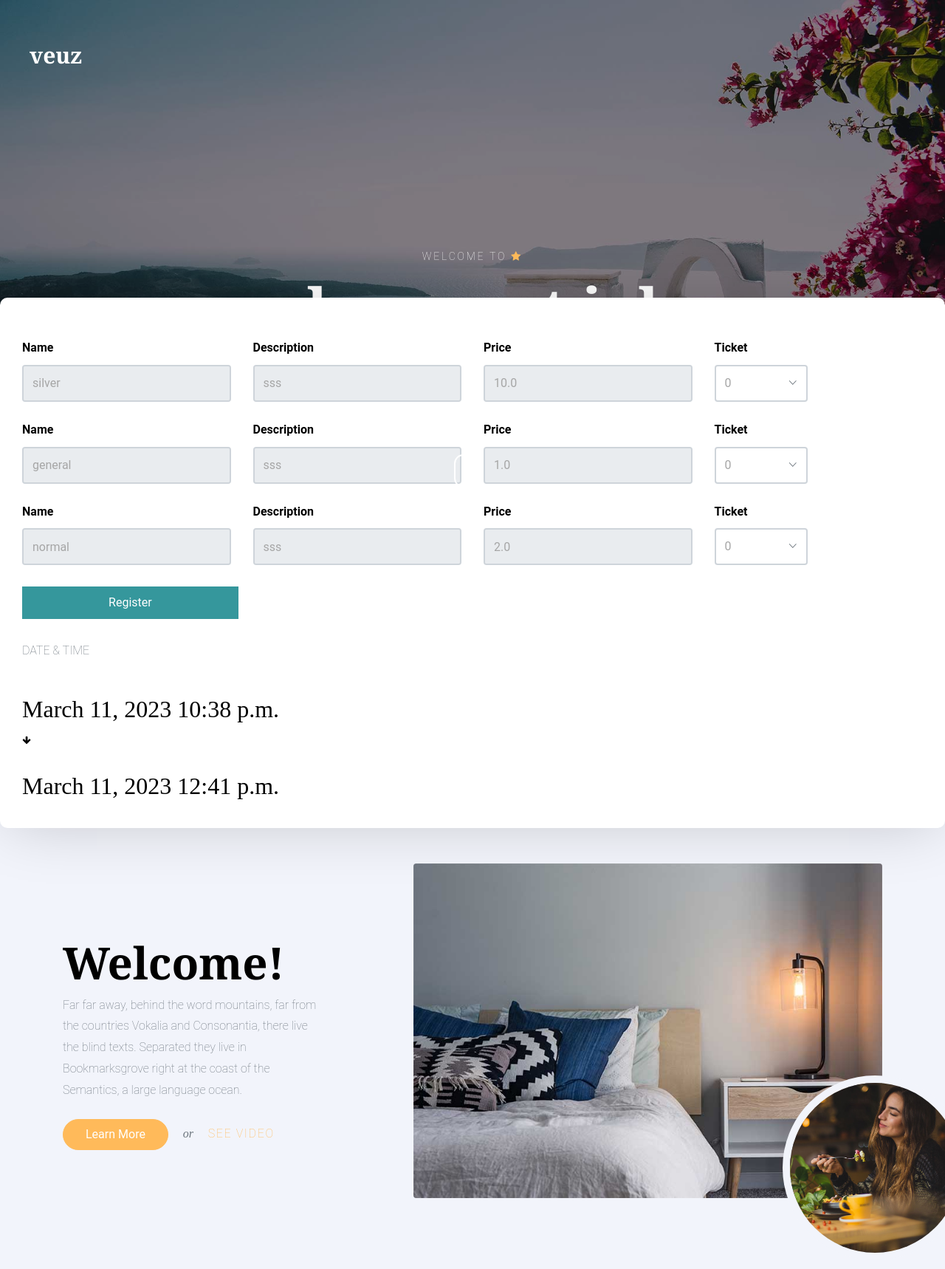
The app's page /event_website?slug=1-php-event-job with its own data.
### myapp/models.py (models this page shows, shortened)
class common(models.Model):  # COMM0N
    dt = models.DateField(auto_now=True)
    tm = models.TimeField(auto_now=True)
    updated = models.DateTimeField(default=timezone.now)
    status = models.CharField(max_length=255, null=True)
    created_by = models.ForeignKey(User,on_delete=models.CASCADE,related_name="%(app_label)s_%(class)s_ownership", null=True)
    class Meta:
        abstract = True

class event_Creation(common):
    name = models.CharField(max_length=25,null=True)
    start_date = models.DateField(null=True)
    start_time = models.TimeField(null=True)
    end_date = models.DateField(null=True)
    end_time = models.TimeField(null=True)
    image = models.FileField(upload_to='event_image',null=True)
    organizer = models.CharField(max_length=25,null=True)
    responsible = models.CharField(max_length=25,null=True)
    responsible_person_no = models.CharField(max_length=25,null=True)
    company = models.CharField(max_length=25,null=True)
    company_id = models.ForeignKey(company_Master,related_name='event_Creation_company_id',null=True,on_delete=models.CASCADE)
    venue = models.TextField(null=True)
    exhibition_map = models.FileField(upload_to='exhibition_map',null=True)
    limit_registrations = models.BooleanField(default=False)
    limit_registration_no = models.IntegerField(null=True)
    category_id = models.ForeignKey(event_Category,related_name='event_Creation_category_id',null=True,on_delete=models.CASCADE)
    slug = models.SlugField(max_length=255, unique=True)

class company_Master(models.Model):
    company_name = models.CharField(max_length=25,null=True)
    auth_user_id = models.ForeignKey(User,on_delete=models.CASCADE,related_name="company_Master_auth_id", null=True)

class Event_ticket(common):
    event_id = models.ForeignKey(event_Creation,related_name='Event_ticket_event_id',null=True,on_delete=models.CASCADE)
    name = models.CharField(max_length=25,null=True)
    description = models.CharField(max_length=25,null=True)
    product = models.CharField(max_length=25,null=True)
    price = models.FloatField(null=True)
    sale_start_dt = models.DateField(null=True)
    sale_end_dt =  models.DateField(null=True)
    maximum = models.IntegerField(null=True)
    confirmed = models.IntegerField(null=True)
    unconfirmed = models.IntegerField(null=True)

### myapp/views.py (the view)
# urls.py: path('event_website',views.event_website,name='event_website'),
def event_website(request):
    slug = request.GET.get("slug")
    print("slug::::",str(slug))
    data = event_Creation.objects.get(slug=slug)
    context = {
        'data':data,
        'slug':slug
    }
    return render(request,'event_website.html',context)

### myapp/templates/event_website.html (shortened to what this page needs)
<!DOCTYPE HTML>
{% load static %}
<html>
  <head>
    <link rel="stylesheet" href="../static/website/css/bootstrap.min.css">
    <link rel="stylesheet" href="../static/website/css/animate.css">
    <link rel="stylesheet" href="../static/website/css/owl.carousel.min.css">
    <link rel="stylesheet" href="../static/website/css/aos.css">
    <link rel="stylesheet" href="../static/website/css/bootstrap-datepicker.css">
    <link rel="stylesheet" href="../static/website/css/jquery.timepicker.css">
    <link rel="stylesheet" href="../static/website/css/fancybox.min.css">
    <link rel="stylesheet" href="fonts/ionicons/css/ionicons.min.css">
    <link rel="stylesheet" href="fonts/fontawesome/css/font-awesome.min.css">
    <link rel="stylesheet" href="../static/website/css/style.css">
  </head>
  <body>
    <header class="site-header js-site-header">
      <div class="container-fluid">
        <div class="row align-items-center">
          <div class="col-6 col-lg-4 site-logo" data-aos="fade"><a href="">{{data.company_id.company_name}}</a></div>
          <div class="col-6 col-lg-8">
          </div>
        </div>
      </div>
    </header>
    <section  class="site-hero overlay" style="background-image: url(../static/website/images/hero_4.jpg)" data-stellar-background-ratio="0.5">
      <div class="container">
        <div class="row site-hero-inner justify-content-center align-items-center">
          <div class="col-md-10 text-center" data-aos="fade-up">
            <span class="custom-caption text-uppercase text-white d-block  mb-3">Welcome To  <span class="fa fa-star text-primary"></span>   </span>
            <h1 class="heading">
            </h1>
          </div>
        </div>
      </div>
      <a class="mouse smoothscroll" href="#next">
        <div class="mouse-icon">
          <span class="mouse-wheel"></span>
        </div>
      </a>
    </section>
    <section class="section bg-light pb-0"  >
      <div class="container-fluid">
        <div class="row check-availabilty" id="next" style="    margin-top: -509px!important;">
          <div class="block-32" data-aos="fade-up" data-aos-offset="-200">
            <form action="#">
                {% for i in data.Event_ticket_event_id.all %}
              <div class="row mt-4">
                <div class="col-md-6 mb-3 mb-lg-0 col-lg-3">
                  <label for="checkin_date" class="font-weight-bold text-black">Name</label>
                  <div class="field-icon-wrap">
                    <input type="text" id="" readonly class="form-control" value="{{i.name}}">
                  </div>
                </div>
                <div class="col-md-6 mb-3 mb-lg-0 col-lg-3">
                  <label for="checkout_date" class="font-weight-bold text-black">Description</label>
                  <div class="field-icon-wrap">
                    <input type="text" id="" class="form-control" value="{{i.description}}" readonly>
                  </div>
                </div>
                <div class="col-md-6 mb-3 mb-lg-0 col-lg-3">
                    <label for="checkout_date" class="font-weight-bold text-black">Price</label>
                    <div class="field-icon-wrap">
                      <input type="text" id="" class="form-control" value="{{i.price}}" readonly>
                    </div>
                  </div>
                <div class="col-md-6 mb-3 mb-md-0 col-lg-3">
                  <div class="row">
                    <div class="col-md-6 mb-3 mb-md-0">
                      <label for="adults" class="font-weight-bold text-black">Ticket</label>
                      <div class="field-icon-wrap">
                        <div class="icon"><span class="ion-ios-arrow-down"></span></div>
                        <select name="acabados[]" id="adults" class="form-control" >
                          <option value="0">0</option>
                        </select>
                      </div>
                    </div>
                  </div>
                </div>
              </div>
{% endfor %}
<div class="mt-8">
    <br>
    <a style="width: 24%;
    border-radius: 0px;
    color: white;
    background: #35979c;
    border: none;"   class="btn btn-primary btn-block a-submit btn_reg" id="9">
                                Register
</a>
                            <br>
                            <p>DATE & TIME</p>
                            <br>
                            <h2>{{data.start_date}} {{data.start_time}}</h2>
                        <img style="    width: 1%;" src="../static/arrow.png">
                        <br> <br>
                        <h2>{{data.end_date}} {{data.end_time}}</h2>
</div>
            </form>
          </div>
        </div>
      </div>
    </section>
    <section class="py-5 bg-light">
      <div class="container">
        <div class="row align-items-center">
          <div class="col-md-12 col-lg-7 ml-auto order-lg-2 position-relative mb-5" data-aos="fade-up">
            <figure class="img-absolute">
              <img src="../static/website/images/food-1.jpg" alt="Image" class="img-fluid">
            </figure>
            <img src="../static/website/images/img_1.jpg" alt="Image" class="img-fluid rounded">
          </div>
          <div class="col-md-12 col-lg-4 order-lg-1" data-aos="fade-up">
            <h2 class="heading">Welcome!</h2>
            <p class="mb-4">Far far away, behind the word mountains, far from the countries Vokalia and Consonantia, there live the blind texts. Separated they live in Bookmarksgrove right at the coast of the Semantics, a large language ocean.</p>
            <p><a href="#" class="btn btn-primary text-white py-2 mr-3">Learn More</a> <span class="mr-3 font-family-serif"><em>or</em></span> <a href="https://vimeo.com/channels/staffpicks/93951774"  data-fancybox class="text-uppercase letter-spacing-1">See video</a></p>
          </div>
        </div>
      </div>
    </section>
  </body>
</html>

### myapp/static/website/css/style.css (style rules this page uses)
body { background: #fff; font-family: "Roboto", arial, sans-serif; font-weight: 200; font-size: 16px; line-height: 1.8; color: #6c757d; position: relative; }
a { -webkit-transition: .3s all ease; -o-transition: .3s all ease; transition: .3s all ease; text-decoration: none; }
h1, h2, h3, h4, h5 { color: #000; font-family: "Playfair Display", times, serif; }
.font-family-serif { font-family: "Playfair Display", times, serif; }
.bg-light { background: #f2f4fb !important; }
.container-fluid { max-width: 1600px; }
.btn { padding-left: 30px; padding-right: 30px; padding-top: 10px; padding-bottom: 10px; border-radius: 50px; }
.btn, .form-control { outline: none; -webkit-box-shadow: none !important; box-shadow: none !important; }
.form-control { -webkit-box-shadow: none !important; box-shadow: none !important; height: 50px; border-width: 2px; }
.site-header { position: fixed; top: 0; width: 100%; padding: 60px 0; z-index: 2; -webkit-transition: .3s all ease-in-out; -o-transition: .3s all ease-in-out; transition: .3s all ease-in-out; }
.site-logo { padding-left: 40px; }
.site-logo a { font-size: 30px; color: #fff; font-weight: bold; line-height: 1; font-family: "Playfair Display", times, serif; }
.site-hero { background-size: cover; height: 100vh; min-height: 700px; width: 100%; position: relative; }
.site-hero .heading { font-family: "Playfair Display", times, serif; font-weight: bold; }
.site-hero.overlay:before { background: rgba(0, 0, 0, 0.45); content: ""; position: absolute; height: 100vh; min-height: 700px; top: 0; left: 0; bottom: 0; right: 0; }
.site-hero-inner { height: 100vh; min-height: 700px; }
.site-hero-inner .heading { font-size: 80px; font-family: "Playfair Display", times, serif; color: #fff; line-height: 1; font-weight: bold; }
.section { padding: 7em 0; }
.heading-serif, .heading, .testimonial-section .heading, .slider-section .heading, .blog-post-entry .heading { font-size: 60px; font-family: "Playfair Display", times, serif; font-weight: 700; }
.mouse { width: 100px; display: inline-block; position: absolute; left: 50%; bottom: 140px; z-index: 1; -webkit-transform: translateX(-25%); -ms-transform: translateX(-25%); transform: translateX(-25%); }
.mouse-icon { width: 25px; height: 45px; border: 2px solid white; border-radius: 15px; cursor: pointer; position: relative; text-align: center; }
.mouse-wheel { height: 6px; margin: 2px auto 0; display: block; width: 3px; background-color: white; border-radius: 50%; -webkit-animation: 1.6s ease infinite wheel-up-down; -moz-animation: 1.6s ease infinite wheel-up-down; animation: 1.6s ease infinite wheel-up-down; }
.field-icon-wrap { position: relative; }
.field-icon-wrap .form-control { position: relative; padding-right: 40px; -webkit-box-shadow: none !important; box-shadow: none !important; color: #a6a6a6; }
.field-icon-wrap .icon { position: absolute; top: 50%; -webkit-transform: translateY(-50%); -ms-transform: translateY(-50%); transform: translateY(-50%); right: 15px; z-index: 2; }
.field-icon-wrap select { -webkit-appearance: none; -moz-appearance: none; appearance: none; width: 100%; }
.block-32 { background: #fff; padding: 30px; -webkit-box-shadow: 0 2px 80px -10px rgba(0, 0, 0, 0.2); box-shadow: 0 2px 80px -10px rgba(0, 0, 0, 0.2); width: 100%; }
.block-32 .field-icon-wrap { position: relative; }
.block-32 .field-icon-wrap .form-control { position: relative; padding-right: 40px; -webkit-box-shadow: none !important; box-shadow: none !important; color: #a6a6a6; }
.block-32 .field-icon-wrap .icon { position: absolute; top: 50%; -webkit-transform: translateY(-50%); -ms-transform: translateY(-50%); transform: translateY(-50%); right: 15px; z-index: 2; }
.block-32 .field-icon-wrap select { -webkit-appearance: none; -moz-appearance: none; appearance: none; width: 100%; }
.text-black { color: #000 !important; }
.check-availabilty { margin-top: -170px; position: relative; }
.check-availabilty .block-32 { background: #fff; border-radius: 10px; }
.letter-spacing-1 { letter-spacing: .1em; }
.custom-caption { font-size: 14px; letter-spacing: .2em; }
.img-absolute { position: absolute; bottom: -100px; right: -100px; }
.img-absolute img { max-width: 250px; border-radius: 50%; border: 10px solid #f2f4fb; }

### records on screen
event_Creation: company_id.company_name "veuz", start_date "March 11, 2023", start_time "10:38 p.m.", end_date "March 11, 2023", end_time "12:41 p.m."
Event_ticket: name "silver", description "sss", price "10.0"
Event_ticket: name "general", description "sss", price "1.0"
Event_ticket: name "normal", description "sss", price "2.0"
